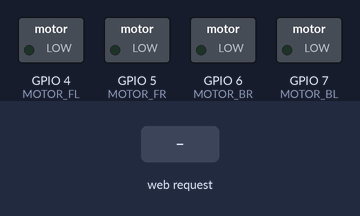
This sketch was run on a simulated ESP32-S3. Shown: switched loads named in the sketch (green lamp = pin HIGH). Inputs (shaded band) come from the test bench. WiFi joins after 1.5 s; servers stay silent unless stated; what the sketch prints to the serial monitor is not drawn.

Above: at 3.7 s.
3.8 s: HTTP request GET /spin received
At 5.2 s:
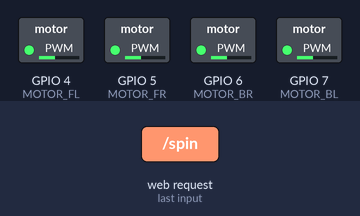
Timing chart, 0 to 8.3 s (numbered marks = the images above; inputs shaded):
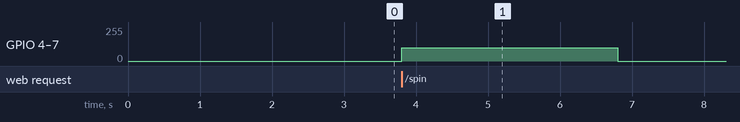

Measured:
- after the input at 3.8 s, GPIO 4 (MOTOR_FL), GPIO 5 (MOTOR_FR), GPIO 6 (MOTOR_BR), GPIO 7 (MOTOR_BL): 0/255 → 100/255 at once, → 0/255 3.0 s later

The sketch:

drone_demo.ino
```cpp
// ================================================================
//  LiteWing Drone Demo Firmware — Swasthya Sathi
//  Board: ESP32-S3 (LiteWing V2.5C)
//  Purpose: Connect to WiFi, start HTTP server, spin motors
//           on /spin command from website button press.
//
//  Motor GPIO Pins (from LiteWing V2.5C schematic):
//    Motor 1 (Front-Left):  GPIO 4
//    Motor 2 (Front-Right): GPIO 5
//    Motor 3 (Back-Right):  GPIO 6
//    Motor 4 (Back-Left):   GPIO 7
//
//  ⚠️ SAFETY: SPIN_SPEED is set to 35 (out of 255).
//     At this value, propellers barely rotate — drone will NOT lift off.
//     This is intentional for demo/presentation purposes only.
// ================================================================

#include <WiFi.h>
#include <WebServer.h>

// ── ⚙️  CONFIGURE THESE BEFORE UPLOADING ─────────────────────────
const char* WIFI_SSID     = "YOUR_WIFI_SSID";      // <-- Change this
const char* WIFI_PASSWORD = "YOUR_WIFI_PASSWORD";  // <-- Change this
// ─────────────────────────────────────────────────────────────────

// ── LiteWing V2.5C Motor Pins (ESP32-S3 GPIO) ────────────────────
#define MOTOR_FL  4   // Front-Left
#define MOTOR_FR  5   // Front-Right
#define MOTOR_BR  6   // Back-Right
#define MOTOR_BL  7   // Back-Left

// ── PWM Configuration ─────────────────────────────────────────────
// ESP32-S3 uses the newer ledcAttach API (Arduino Core 3.x)
// If you get errors with ledcAttach, use the older ledcSetup/ledcAttachPin combo
#define PWM_FREQ       5000  // 5 kHz — ideal for brushed DC motors
#define PWM_RESOLUTION 8     // 8-bit = values 0-255

// ── Demo Speed Settings ────────────────────────────────────────────
// Increased to 100 so motors visibly spin. (REMOVE PROPS FIRST!)
#define SPIN_SPEED       100
#define SPIN_DURATION_MS 3000   // Spin for 3 seconds then auto-stop

// ── Web Server on port 80 ─────────────────────────────────────────
WebServer server(80);

// ── LED Pin (built-in on LiteWing ESP32-S3) ───────────────────────
#define LED_PIN 38  // Built-in LED (WS2812 or GPIO38 depending on version)

// ═════════════════════════════════════════════════════════════════
void setup() {
  Serial.begin(115200);
  delay(1000);
  Serial.println("\n\n[DRONE] LiteWing Swasthya Sathi Demo Starting...");

  // ── Initialize Motor PWM ────────────────────────────────────────
  // Using new ESP32 Arduino Core 3.x API
  ledcAttach(MOTOR_FL, PWM_FREQ, PWM_RESOLUTION);
  ledcAttach(MOTOR_FR, PWM_FREQ, PWM_RESOLUTION);
  ledcAttach(MOTOR_BR, PWM_FREQ, PWM_RESOLUTION);
  ledcAttach(MOTOR_BL, PWM_FREQ, PWM_RESOLUTION);

  // Safety: Ensure all motors are OFF at boot
  stopMotors();
  Serial.println("[DRONE] Motors initialized and stopped.");

  // ── Connect to WiFi ─────────────────────────────────────────────
  WiFi.mode(WIFI_STA);
  WiFi.begin(WIFI_SSID, WIFI_PASSWORD);
  Serial.print("[WIFI] Connecting to: ");
  Serial.println(WIFI_SSID);

  int retries = 0;
  while (WiFi.status() != WL_CONNECTED && retries < 30) {
    delay(500);
    Serial.print(".");
    retries++;
  }

  if (WiFi.status() == WL_CONNECTED) {
    Serial.println("\n[WIFI] ✅ Connected!");
    Serial.print("[WIFI] Drone IP Address: ");
    Serial.println(WiFi.localIP());
    Serial.println("[WIFI] 👆 Copy this IP into the website settings!");
  } else {
    Serial.println("\n[WIFI] ❌ Connection FAILED. Check credentials and retry.");
    // Blink fast to show error
    while (true) {
      delay(200);
    }
  }

  // ── HTTP Routes ─────────────────────────────────────────────────

  // GET / — Health check (browser can confirm drone is online)
  server.on("/", HTTP_GET, []() {
    server.sendHeader("Access-Control-Allow-Origin", "*");
    server.send(200, "application/json",
      "{\"status\":\"online\",\"drone\":\"LiteWing\",\"project\":\"Swasthya Sathi\"}");
  });

  // GET /spin — Triggered by the website's "Test Drone Spin" button
  server.on("/spin", HTTP_GET, []() {
    server.sendHeader("Access-Control-Allow-Origin", "*");  // Allow cross-origin from website
    server.send(200, "application/json",
      "{\"status\":\"spinning\",\"speed\":" + String(SPIN_SPEED) + ",\"duration_ms\":" + String(SPIN_DURATION_MS) + "}");

    Serial.println("[DRONE] 🚁 /spin command received from website!");
    Serial.print("[DRONE] Spinning motors at speed: ");
    Serial.print(SPIN_SPEED);
    Serial.println("/255 for 3 seconds...");

    // Spin motors slowly (demo speed — will NOT fly)
    spinMotors(SPIN_SPEED);
    delay(SPIN_DURATION_MS);
    stopMotors();

    Serial.println("[DRONE] ✅ Spin complete. Motors stopped.");
  });

  // OPTIONS — Handle CORS preflight requests from browser
  server.on("/spin", HTTP_OPTIONS, []() {
    server.sendHeader("Access-Control-Allow-Origin", "*");
    server.sendHeader("Access-Control-Allow-Methods", "GET, OPTIONS");
    server.sendHeader("Access-Control-Allow-Headers", "*");
    server.send(200, "text/plain", "");
  });

  // GET /status — Returns drone status as JSON
  server.on("/status", HTTP_GET, []() {
    server.sendHeader("Access-Control-Allow-Origin", "*");
    String ip = WiFi.localIP().toString();
    server.send(200, "application/json",
      "{\"status\":\"online\",\"ip\":\"" + ip + "\",\"wifi\":\"" + String(WIFI_SSID) + "\",\"rssi\":" + String(WiFi.RSSI()) + "}");
  });

  server.begin();
  Serial.println("[HTTP] ✅ Web server started on port 80.");
  Serial.println("[HTTP] Test URL: http://" + WiFi.localIP().toString() + "/spin");
  Serial.println("[INFO] Waiting for commands from Swasthya Sathi website...");
}

// ═════════════════════════════════════════════════════════════════
void loop() {
  server.handleClient();
}

// ── Motor Control Functions ───────────────────────────────────────
void spinMotors(int speed) {
  // Write same PWM value to all 4 motors
  ledcWrite(MOTOR_FL, speed);
  ledcWrite(MOTOR_FR, speed);
  ledcWrite(MOTOR_BR, speed);
  ledcWrite(MOTOR_BL, speed);
}

void stopMotors() {
  ledcWrite(MOTOR_FL, 0);
  ledcWrite(MOTOR_FR, 0);
  ledcWrite(MOTOR_BR, 0);
  ledcWrite(MOTOR_BL, 0);
}
```
